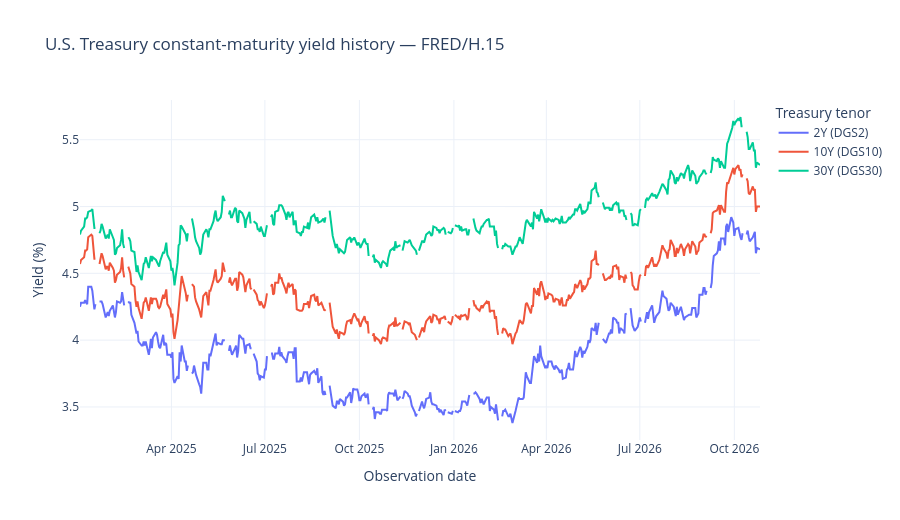

This figure's notebook cell:
### Code cell
curve_analysis = market.curve(observations)
curve_analysis.show_history(*date_range.get_dates())

### Figure 1 — Plotly figure (JSON) as saved in the notebook; plotly's stock layout.template omitted (floating-point values rounded to 4 significant figures; data arrays with more than 128 entries replaced by an {"elided": "..."} marker saying what was removed)
{"data": [{"connectgaps": false, "hovertemplate": "%{x|%Y-%m-%d}<br>%{y:.2f}%<extra>%{fullData.name}</extra>", "line": {"dash": "solid"}, "mode": "lines", "name": "2Y (DGS2)", "type": "scatter", "x": {"elided": "473 str values"}, "y": {"elided": "473 float values"}}, {"connectgaps": false, "hovertemplate": "%{x|%Y-%m-%d}<br>%{y:.2f}%<extra>%{fullData.name}</extra>", "line": {"dash": "solid"}, "mode": "lines", "name": "10Y (DGS10)", "type": "scatter", "x": {"elided": "473 str values"}, "y": {"elided": "473 float values"}}, {"connectgaps": false, "hovertemplate": "%{x|%Y-%m-%d}<br>%{y:.2f}%<extra>%{fullData.name}</extra>", "line": {"dash": "solid"}, "mode": "lines", "name": "30Y (DGS30)", "type": "scatter", "x": {"elided": "473 str values"}, "y": {"elided": "473 float values"}}], "layout": {"height": 520, "hovermode": "x unified", "legend": {"title": {"text": "Treasury tenor"}}, "title": {"text": "U.S. Treasury constant-maturity yield history — FRED/H.15"}, "xaxis": {"range": ["2025-01-02", "2026-10-26"], "title": {"text": "Observation date"}, "type": "date"}, "yaxis": {"autorange": true, "title": {"text": "Yield (%)"}}}}
